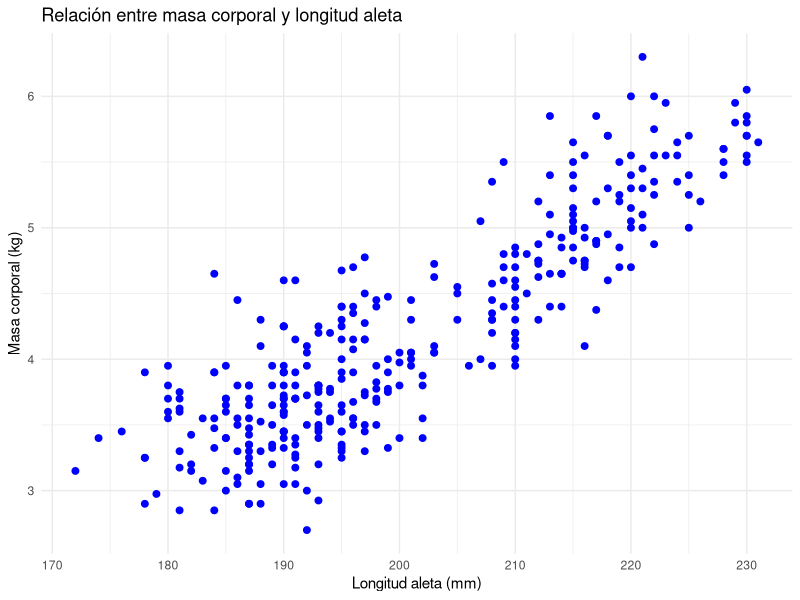
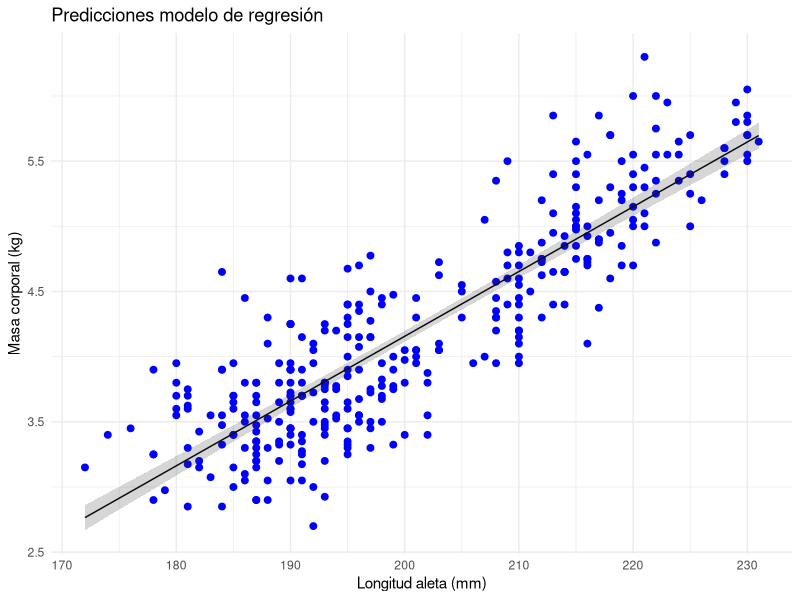
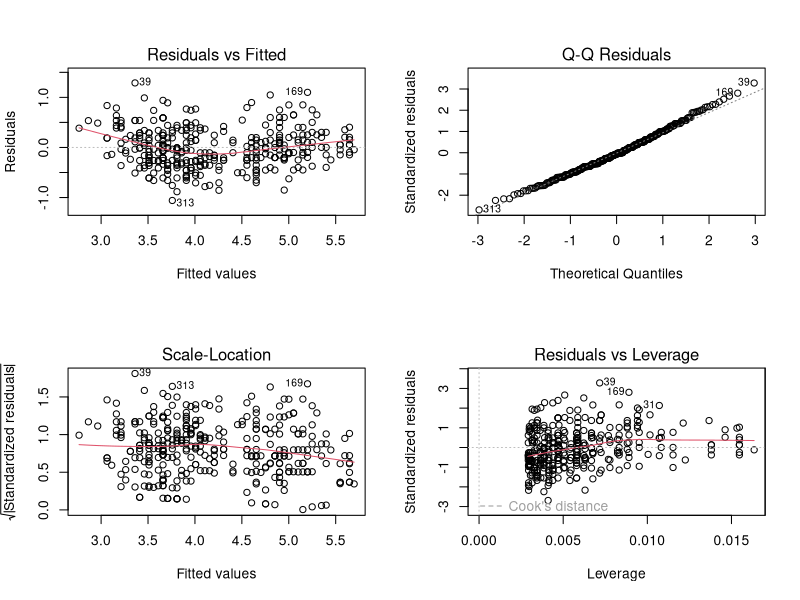
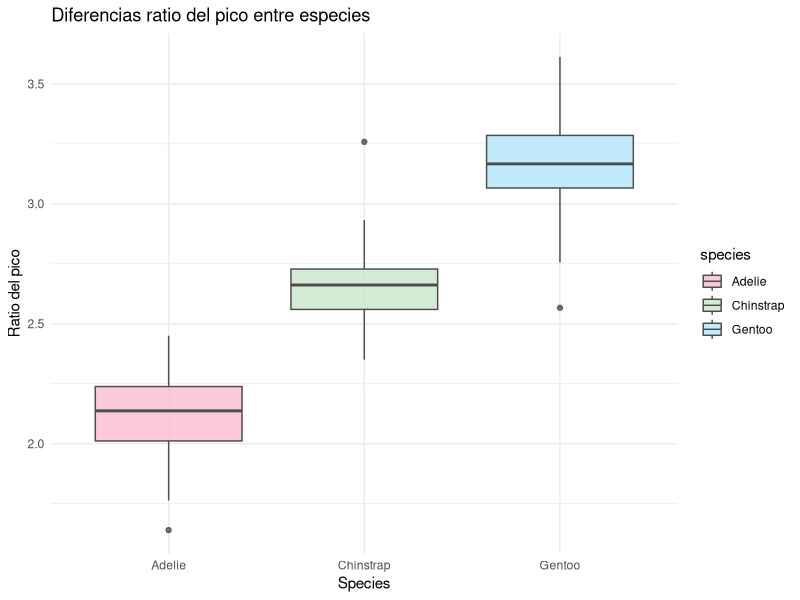
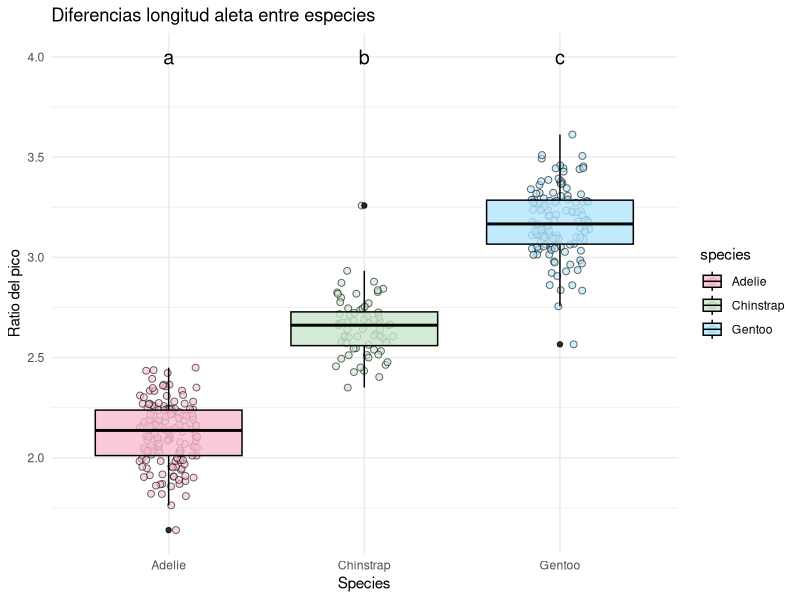
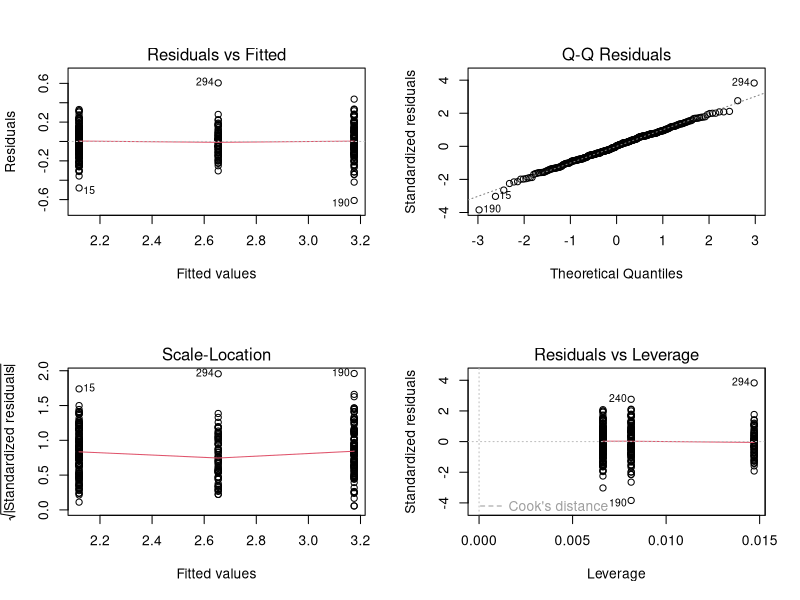
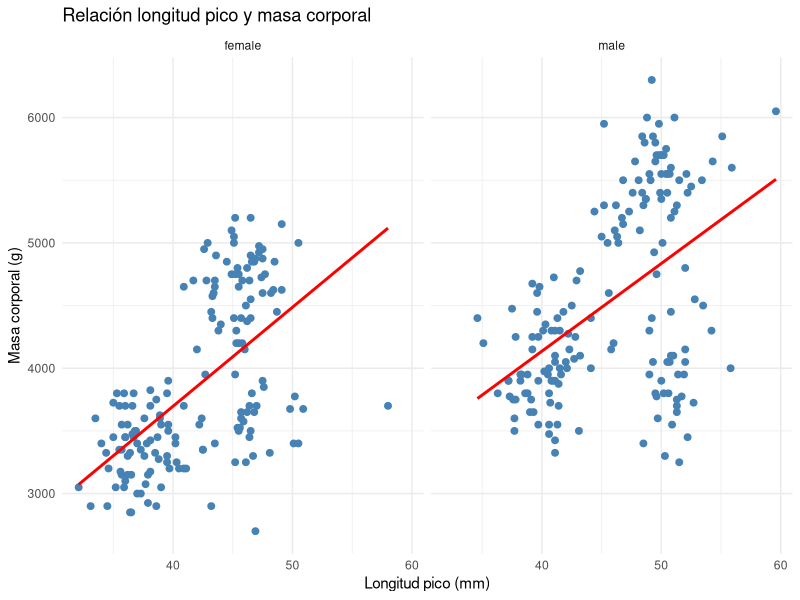
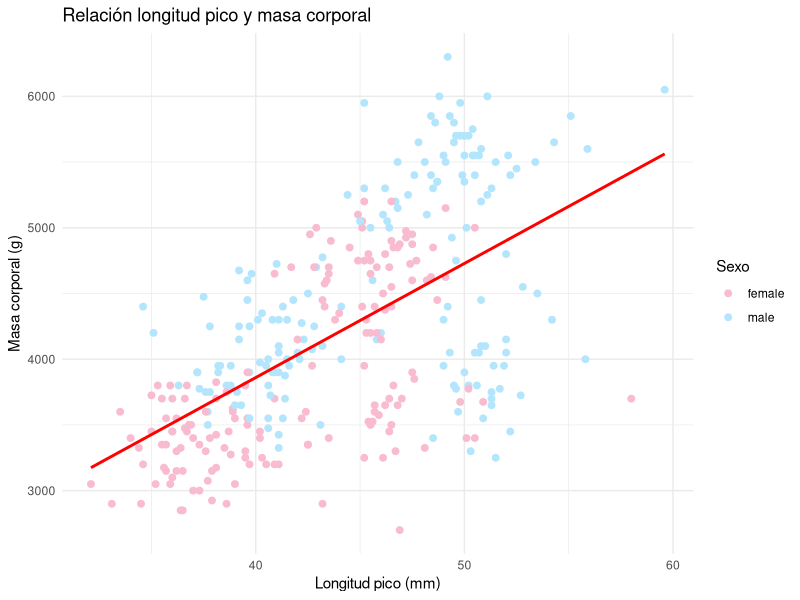

Reproduce these figures in R, in order.
# Paquetes que se van a utilizar
library(palmerpenguins)
library(dplyr)
library(ggplot2)
library(broom)
library(tidyverse)
library(lmtest)
library(car)
library(multcomp)

## Modelos de regresión

#### 1. Leer los datos en R y explorar gráficamente la relación entre las variables

data(penguins)
head(penguins)

# eliminamos NAs variables que vamos a utilizar y pasamos masa corporal a kg

penguins_clean <- penguins %>%
  filter(!is.na(flipper_length_mm), !is.na(body_mass_g))
penguins_clean$body_mass_kg <- penguins_clean$body_mass_g/1000

ggplot(data = penguins_clean, aes(x = flipper_length_mm, y = body_mass_kg)) +  
  geom_point(color = "blue", size = 2) +      
  labs(x = "Longitud aleta (mm)",         
       y = "Masa corporal (kg)",                   
       title = "Relación entre masa corporal y longitud aleta "   
  ) +
  theme_minimal()        

# 2. Ajuste modelo de regresión
  
lm_reg1 <- lm(body_mass_kg ~ flipper_length_mm, data = penguins_clean)

# 3. Variación explicada por el modelo y resolución hipótesis
  
anova(lm_reg1)

# 4. Interpretación del modelo
  
summary(lm_reg1)

# 5. Predicciones con el modelo
  
preds <- augment(lm_reg1, type.predict = "response", se_fit = TRUE)
preds <- preds %>%
  mutate(lower = .fitted - 1.96 * .se.fit,upper = .fitted + 1.96 * .se.fit)
ggplot(data = preds, aes(x = flipper_length_mm, y = body_mass_kg)) +  
  geom_point(color = "blue", size = 2) +     
  geom_line(aes(y = .fitted)) +
  geom_ribbon(aes(ymin = lower, ymax = upper), alpha = 0.2) +
  labs(x = "Longitud aleta (mm)",         
       y = "Masa corporal (kg)",                   
       title = "Predicciones modelo de regresión"   
  ) +
  theme_minimal()        

# 6. Revisión supuestos del modelo
  
par(mfrow=c(2,2))
plot(lm_reg1)      

# tests

# Normalidad

shapiro.test(residuals(lm_reg1))

# Linealidad

resettest(lm_reg1)

# Homocedasticidad

ncvTest(lm_reg1)

## Análisis de la varianza (ANOVA)
  
# 1. Explorar gráficamente la relación entre las variables
  
# Calculamos ratio del pico
penguins2 = penguins %>%
  mutate(bill_ratio = bill_length_mm / bill_depth_mm)

ggplot(data = penguins2, aes(x = species, y = bill_ratio, fill = species)) +  
  geom_boxplot(alpha = 0.8, color = "gray30") +
  scale_fill_manual(values = c("#F8BBD0", "#C8E6C9", "#B3E5FC")) +
  labs(x = "Species",         
       y = "Ratio del pico",                   
       title = "Diferencias ratio del pico entre especies"   
  ) +
  theme_minimal()        

# 2. Ajuste modelo factorial

penguins2 <- penguins2 %>%
  mutate(species = as.factor(species))
lm_reg2 <- lm(bill_ratio ~ species, data = penguins2)

# 3. Variación explicada por el modelo y resolución hipótesis
  
anova(lm_reg2)

# 4. Interpretación del modelo 

summary(lm_reg2)

# Ver el nivel de referencia del factor

contrasts(penguins2$species)

# Comparaciones post-hoc entre los distintos grupos
  
posthoc_species <- glht(lm_reg2, linfct=mcp(species="Tukey"))
summary(posthoc_species)

# 5. Representación gráfica diferencias significativas
  
ggplot(data = penguins2, aes(x = species, y = bill_ratio, fill = species, color = species)) +  
  geom_jitter(width = 0.15, alpha = 0.6, size = 2, shape=21, color="black") +
  geom_boxplot(alpha = 0.8, color = "black") +
  scale_fill_manual(values = c("#F8BBD0", "#C8E6C9", "#B3E5FC")) +
  scale_color_manual(values = c("#F8BBD0", "#C8E6C9", "#B3E5FC")) +
  labs(x = "Species",         
       y = "Ratio del pico",                   
       title = "Diferencias longitud aleta entre especies"   
  ) +
  theme_minimal() +
  geom_text(data = penguins2[2,], aes(y = 4, label = "a"), color="black", 
            size=5, nudge_x = 0) +
  geom_text(data = penguins2[2,], aes(y = 4, label = "b"), color="black", 
            size=5, nudge_x = 1) +
  geom_text(data = penguins2[2,], aes(y = 4, label = "c"), color="black", 
            size=5, nudge_x = 2) 

# 6. Revisión supuestos del modelo
  
par(mfrow=c(2,2))
plot(lm_reg2)      

# Cambiar nivel de referencia del factor
  
levels(penguins2$species)
penguins2$species <- relevel(penguins2$species, ref = "Gentoo")
levels(penguins2$species)

## Análisis de la covarianza (ANCOVA)
  
ggplot(subset(penguins, !is.na(sex)), aes(x = bill_length_mm, y = body_mass_g)) +
  geom_point(color = "steelblue", size = 2) +
  geom_smooth(method = "lm", se = FALSE, color = "red") +
  facet_wrap(~ sex) +
  labs(
    title = "Relación longitud pico y masa corporal",
    x = "Longitud pico (mm)",
    y = "Masa corporal (g)"
  ) +
  theme_minimal()

# Ajuste modelo 
  
lm_3 <- lm(body_mass_g ~ bill_length_mm*sex, data = penguins)

# Comprobación de hipótesis

anova(lm_3)

# Sin interaccion 

lm_4 <- lm(body_mass_g ~ bill_length_mm+sex, data = penguins)
anova(lm_4)

ggplot(subset(penguins, !is.na(sex)), aes(x = bill_length_mm, y = body_mass_g, color = sex)) +
  geom_point(size = 2) +
  scale_color_manual(values = c("#F8BBD0", "#B3E5FC")) +
  geom_smooth(method = "lm", se = FALSE, color = "red") +
  labs(
    title = "Relación longitud pico y masa corporal",
    x = "Longitud pico (mm)",
    y = "Masa corporal (g)",
    color = "Sexo"
  ) +
  theme_minimal()

ggplot(data = subset(penguins, !is.na(sex)), aes(x = sex, y = body_mass_g, fill = sex, color = sex)) +  
  geom_boxplot(alpha = 0.8, color = "black") +
  geom_jitter(width = 0.15, alpha = 0.6, size = 2, shape=21, color="black") +
  scale_fill_manual(values = c("#F8BBD0", "#B3E5FC")) +
  scale_color_manual(values = c("#F8BBD0", "#B3E5FC")) +
  labs(x = "Sexo",         
       y = "Masa corporal (g)",                   
       title = "Diferencias masa corporal entre sexo"   
  ) +
  theme_minimal() +
  geom_text(data = penguins[2,], aes(y = 6500, label = "a"), color="black", 
            size=5, nudge_x = 0) +
  geom_text(data = penguins[2,], aes(y = 6500, label = "b"), color="black", 
            size=5, nudge_x = 1)         

# Ejemplo pendientes significativas

ggplot(subset(penguins, !is.na(species)), aes(x = flipper_length_mm, y = body_mass_g)) +
  geom_point(color = "steelblue", size = 2) +
  geom_smooth(method = "lm", se = FALSE, color = "red") +
  facet_wrap(~ species) +
  labs(
    title = "Relación longitud aleta y masa corporal",
    x = "Longitud aleta (mm)",
    y = "Masa corporal (kg)"
  ) +
  theme_minimal()

datos_limpios <- penguins %>%
  filter(!is.na(flipper_length_mm))

lm_5 <- lm(body_mass_g ~ flipper_length_mm*species, data = datos_limpios)
anova(lm_5)

summary(lm_5)

newdata <- expand.grid(
  flipper_length_mm = seq(min(datos_limpios$flipper_length_mm), max(datos_limpios$flipper_length_mm), length.out = 100),
  species = levels(datos_limpios$species)
)
predicciones_grid <- augment(lm_5, newdata = newdata)

ggplot(datos_limpios, aes(x = flipper_length_mm, y = body_mass_g, color = species)) +
  geom_point(alpha = 0.5) +
  geom_line(data = predicciones_grid, aes(x= flipper_length_mm, y = .fitted, group = species, color = species), linewidth = 1.2) +
  scale_color_manual(values = c("#F8BBD0", "#C8E6C9", "#B3E5FC")) +
  labs(
    title = "ANCOVA: predicciones por especie",
    x = "Longitud aleta (mm)",
    y = "Masa corporal (g)",
    color = "Especie"
  ) +
  theme_minimal()

# Supuestos del modelo

par(mfrow=c(2,2))
plot(lm_5)
